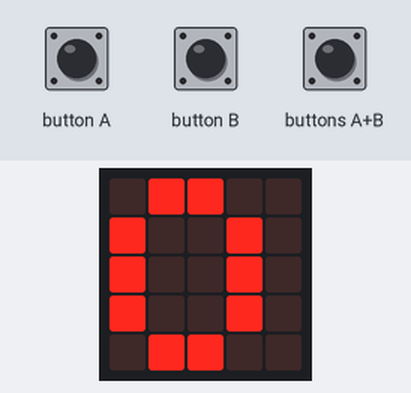
A program run on a simulated BBC micro:bit (MakeCode). Parts: the board's 5×5 LED display. The inputs (shaded band) are chosen by the test bench.

Above: at 1.8 s.
1.9 s: button B pressed for 0.15 s
At 3.1 s:
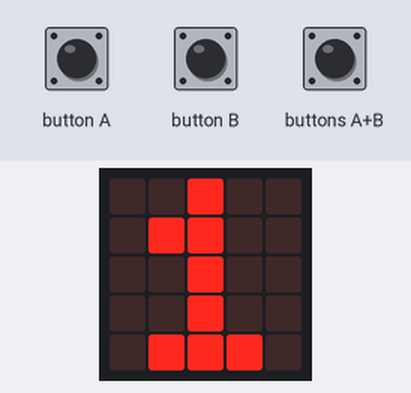
3.6 s: button B pressed for 0.15 s
At 5.2 s:
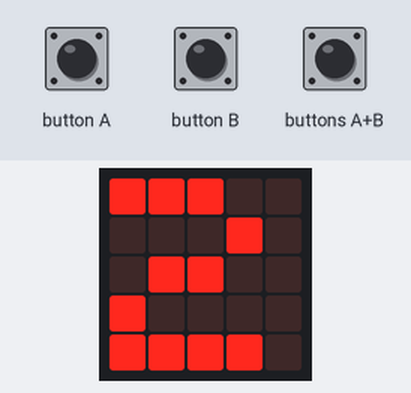
Timing chart, 0 to 6.7 s (numbered marks = the images above; inputs shaded):
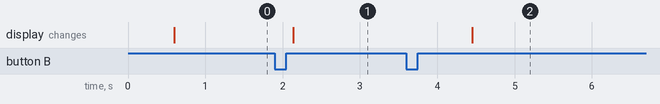

Measured:
- after the input at 1.9 s, the display: changes after 0.24 s (image 1)
- after the input at 3.6 s, the display: changes after 0.85 s (image 2)

The program:

main.ts
```typescript
input.onButtonPressed(Button.A, function () {
    if (contador > 0) {
        contador += -1
    }
})
input.onButtonPressed(Button.AB, function () {
    contador = 0
})
input.onButtonPressed(Button.B, function () {
    contador += 1
})
let contador = 0
contador = 0
basic.showIcon(IconNames.Yes)
basic.forever(function () {
    basic.showNumber(contador)
})
```

test.ts
```typescript
// aquí va el archivo "tests"; esto no se compilará cuando este paquete se utilice como una extensión.
```
